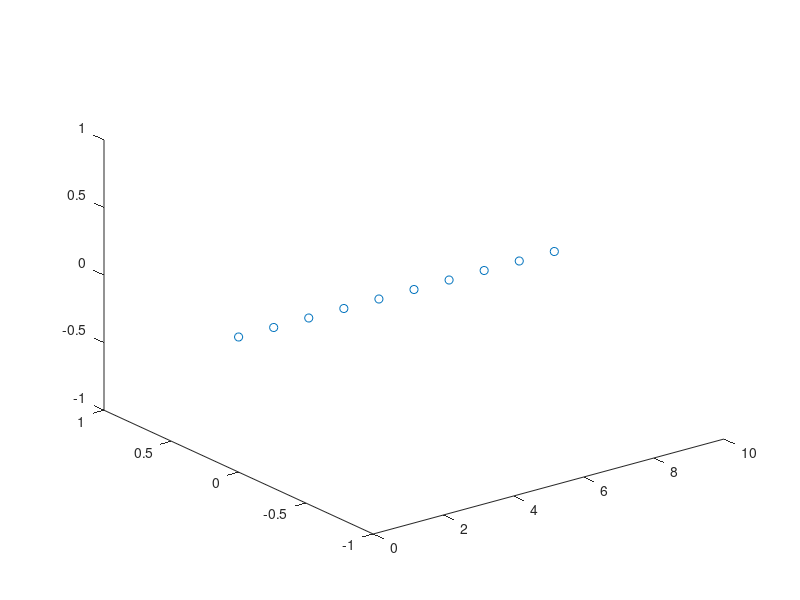

MATLAB code to generate this figure: (Note: this script raises an error after producing the figure.)
% 参数设置
fs = 3000; % 采样率 3kHz
f = 750; % 信号频率 750Hz
c = 1500; % 声速 1500 m/s
d = 1; % 阵元间距（10m长的线阵，共10个元素）
theta0 = 30; % 信号入射角度 30°
N = 10; % 阵元数量
T_signal = 0.1; % 信号时长
T_total = 0.2; % 总时长（包括补零）
angles = -90:10:90; % 角度范围 -90° 到 90°
P_r = [(0:(N-1))*d; zeros(1,N); zeros(1,N)]; % 阵列三维坐标
figure;
plot3(P_r(1,:), P_r(2,:), P_r(3,:), 'o')

% 生成信号
t = 0:1/fs:T_signal-1/fs; % 信号时间向量
signal = sin(2*pi*f*t); % 正弦信号
signal_padded = [zeros(1,fs), signal, zeros(1,fs)]; % 补零

% % 仿真阵元域数据
t_total = 0:1/fs:T_total-1/fs; % 总时间向量
L = length(t_total);
fft_len = L; %2^nextpow2(L); % FFT长度
% element_signals = zeros(N, length(t_total)); % 初始化阵元信号矩阵
% for i = 1:N
%     delay = (i-1)*d*sind(theta)/c; % 计算时延
%     delay_samples = round(delay * fs)+1; % 时延转换为样本数
%     element_signals(i,:) = apply_delay(signal_padded, delay_samples);
% end
% figure;
% plot(t_total, element_signals'+(0:N-1)*2);

% 时延波束形成
beamformed_signals_time_domain = zeros(length(angles), fft_len); % 初始化时域波束形成信号矩阵
phi = 0; % 俯仰角
fk = (0:fft_len-1).'/fft_len *fs;
for a = 1:length(angles)
    theta = angles(a);
    % beamformed_signal_time_domain = zeros(1, L);

    ksc = 2* pi* fk/ c;
    pve_B = beamscp(ksc, P_r, theta, phi);
    pve_B0 = beamscp(ksc, P_r, theta0, phi);
    BF = sum(conj(pve_B) .* pve_B0,1);
    % delay = (i-1)*d*sind(theta)/c; % 计算时延
    % delay_samples = round(delay * fs); % 时延转换为样本数
    % element_signal = apply_delay(element_signals(i,:), delay_samples);
    element_signal_fft = fft(signal_padded, fft_len, 2); % 计算FFT
    beamformed_signal_freq_domain = BF ;

    beamformed_signal_time_domain = real(ifft(beamformed_signal_freq_domain, fft_len, 2, 'symmetric')); % 计算IFFT
    beamformed_signals_time_domain(a,:) = beamformed_signal_time_domain(1:L); % 截取有效部分
end

% 输出波束域数据
figure;
plot(t_total, (beamformed_signals_time_domain).'+angles);
xlabel('Time (s)');
ylabel('Amplitude');
title('Time-domain Beamformed Signal');
save('BD.mat', 't_total', 'beamformed_signals_time_domain');